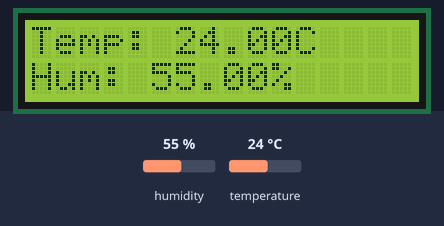
A sketch run on a simulated ESP32. Shown: 16×2 character LCD. Inputs (shaded band) come from the test bench; at power-on: humidity 55 %, temperature 24 °C. WiFi joins after 1.5 s; servers stay silent unless stated; uploads are accepted with an empty reply; what the sketch prints to the serial monitor is not drawn.

Above: at 4.8 s.
4.9 s: humidity set to 22 %
At 10.0 s:
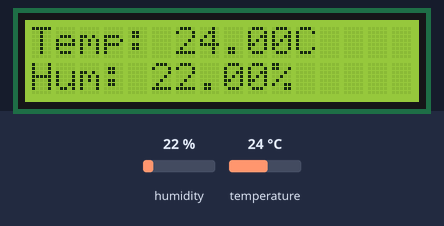
10.7 s: temperature set to 12 °C
At 15.1 s:
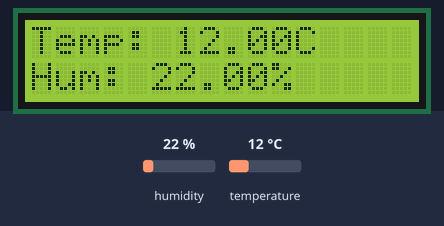
16.5 s: humidity set to 40 %
At 20.3 s:
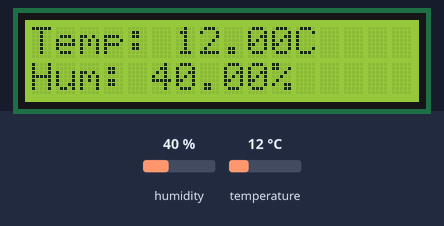
22.3 s: temperature set to 19 °C
At 25.4 s:
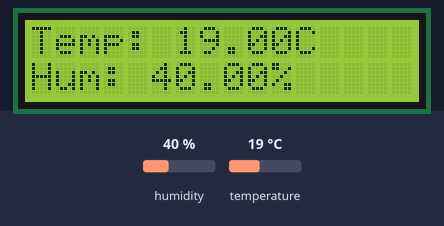
Timing chart, 0 to 26.9 s (numbered marks = the images above; inputs shaded):
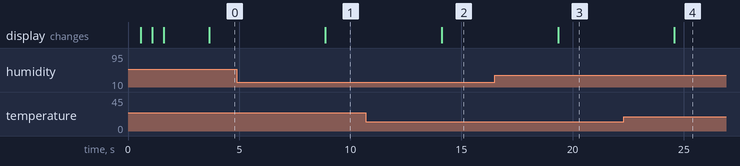

The sketch:

rest_api_code.ino
```cpp
#include <WiFi.h>
#include <HTTPClient.h>
#include <DHT.h>
#include <Wire.h>
#include <LiquidCrystal_I2C.h>
#include "config.h" // Include configuration

DHT dht(DHT_PIN, DHT_TYPE);
LiquidCrystal_I2C lcd(LCD_ADDRESS, LCD_COLS, LCD_ROWS);

void setup() {
  Serial.begin(115200);
  Serial.println("Started demo application");

  dht.begin();
  lcd.init();
  lcd.backlight();
  lcd.print("Connecting...");

  WiFi.mode(WIFI_STA);
  WiFi.begin(WIFI_SSID, WIFI_PASSWORD);

  int lcdDotCount = 0;
  while (WiFi.status() != WL_CONNECTED) {
    delay(500);
    Serial.print(".");
    lcd.setCursor(lcdDotCount, 1);
    lcd.print(".");
    lcdDotCount++;
    if (lcdDotCount > 15) {
      lcd.clear();
      lcd.print("Connecting...");
      lcdDotCount = 0;
    }
  }

  Serial.println("\nWiFi connected");
  Serial.print("IP address: ");
  Serial.println(WiFi.localIP());

  lcd.clear();
  lcd.print("WiFi Connected!");
  lcd.setCursor(0, 1);
  lcd.print(WiFi.localIP());
  delay(2000);
  lcd.clear();
}

void send_http_request() {
  if (WiFi.status() == WL_CONNECTED) {
    HTTPClient http;
    float temperature = dht.readTemperature();
    float humidity    = dht.readHumidity();

    if (isnan(temperature) || isnan(humidity)) {
      Serial.println("Failed to read from DHT sensor!");
      lcd.clear();
      lcd.print("DHT Read Failed!");
      return;
    }

    String str_temperature = String(temperature, 2);
    String str_humidity    = String(humidity, 2);

    Serial.println("Temperature = " + str_temperature + " C");
    Serial.println("Humidity = " + str_humidity + " %");

    lcd.clear();
    lcd.print("Temp: " + str_temperature + "C");
    lcd.setCursor(0, 1);
    lcd.print("Hum: " + str_humidity + "%");

    String url = String("http://") + SERVER_IP + ":" + SERVER_PORT + "/add-data";
    Serial.println("URL: " + url);

    http.begin(url);
    http.addHeader("Content-Type", "application/x-www-form-urlencoded");
    String postData = "temperature=" + str_temperature + "&humidity=" + str_humidity;
    Serial.println("POST Data: " + postData);

    int httpCode = http.POST(postData);
    Serial.println("HTTP status code = " + String(httpCode));

    if (httpCode > 0) {
      if (httpCode == HTTP_CODE_OK || httpCode == HTTP_CODE_MOVED_PERMANENTLY) {
        String payload = http.getString();
        Serial.println("Server response: " + payload);
      }
    } else {
      Serial.printf("HTTP request failed, error: %s\n", http.errorToString(httpCode).c_str());
    }
    http.end();
  } else {
    Serial.println("WiFi not connected. Reconnecting...");
    lcd.clear();
    lcd.print("WiFi Disconnected!");
    lcd.setCursor(0, 1);
    lcd.print("Reconnecting...");
    WiFi.begin(WIFI_SSID, WIFI_PASSWORD);
  }
}

void loop() {
  send_http_request();
  delay(5000);
}
```

config.h
```cpp
// config.h
#ifndef CONFIG_H
#define CONFIG_H

// Network credentials
const char* WIFI_SSID     = "Prateek";
const char* WIFI_PASSWORD = "justdoelectronics@#12345";

// Server details
const char* SERVER_IP   = "192.168.0.112";
const char* SERVER_PORT = "4000";

// DHT Sensor details
#define DHT_PIN  D1        // DHT data pin connected to GPIO 4
#define DHT_TYPE DHT22     // DHT 22 (AM2302)

// LCD details
const int LCD_COLS    = 16;
const int LCD_ROWS    = 2;
const int LCD_ADDRESS = 0x27; // Common I2C address for 16x2 LCD

#endif
```

Measured:
- after the input at 4.9 s, the display: changes after 4.0 s (image 1)
- after the input at 10.7 s, the display: changes after 3.4 s (image 2)
- after the input at 16.5 s, the display: changes after 2.8 s (image 3)
- after the input at 22.3 s, the display: changes after 2.3 s (image 4)
